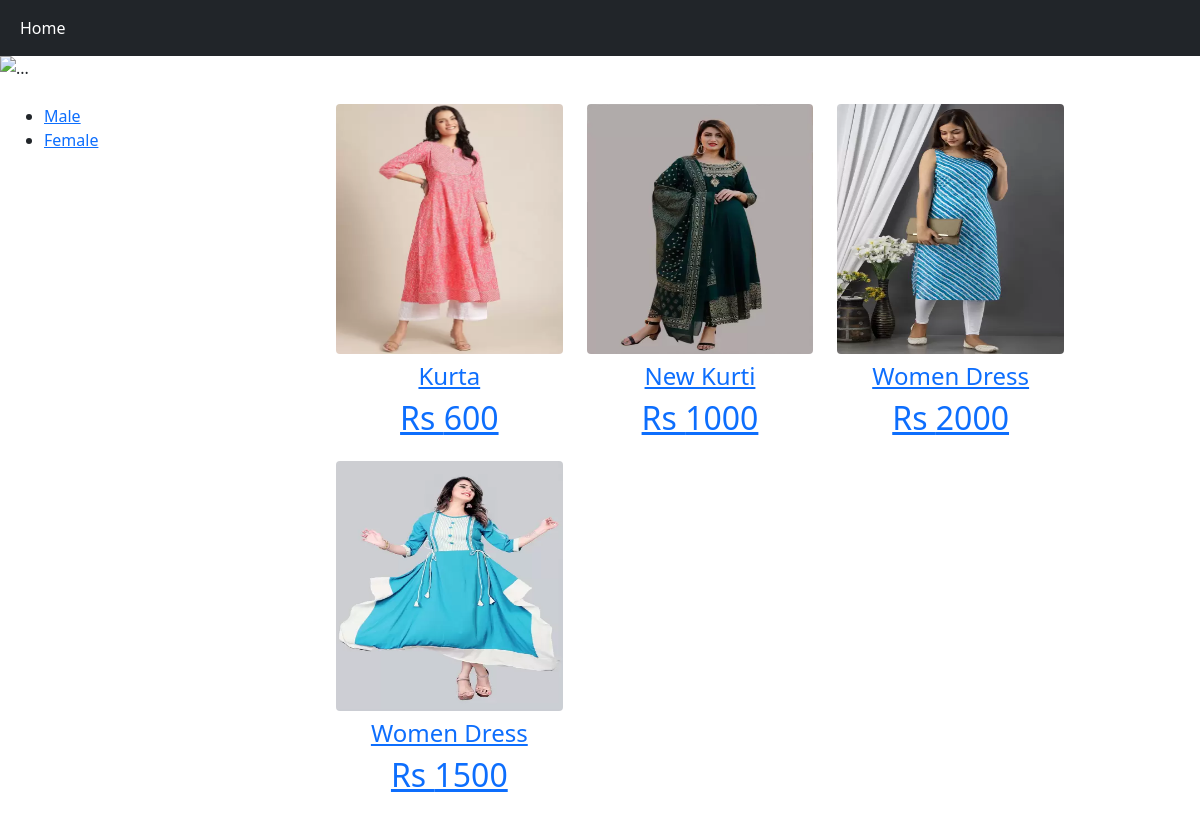
/ecommerce/product.php?id=2, run on the app's committed database.
### tables this page shows
CREATE TABLE `category` (
  `id` int(11) NOT NULL,
  `cat_name` varchar(255) NOT NULL
);

CREATE TABLE `products` (
  `id` int(11) NOT NULL,
  `cat_id` int(11) NOT NULL,
  `product_name` varchar(255) NOT NULL,
  `image` varchar(255) NOT NULL,
  `price` int(11) NOT NULL
);

### ecommerce/product.php (the view, shortened to what this page needs)
<!doctype html>
<html lang="en">
  <head>
    <link href="https://cdn.jsdelivr.net/npm/bootstrap@5.1.3/dist/css/bootstrap.min.css" rel="stylesheet">
  </head>
  <body>
  </body>
  <nav class="navbar navbar-expand-lg navbar-dark bg-dark">
    <div class="container-fluid">
      <div class="collapse navbar-collapse" id="navbarSupportedContent">
        <ul class="navbar-nav me-auto mb-2 mb-lg-0">
          <li class="nav-item">
            <a class="nav-link active" aria-current="page" href="index.html">Home</a>
          </li>
        </ul>
      </div>
    </div>
  </nav>
  <div id="carouselExampleSlidesOnly" class="carousel slide" data-bs-ride="carousel">
    <div class="carousel-inner">
      <div class="carousel-item active">
        <img src="assets/images/banner.webp" class="d-block w-100" alt="...">
      </div>
    </div>
  </div>
   <br>
  <section>
<div class="container-fluid">
<div class="row">
<div class="col-lg-3 col-sm-12 col-md-3">
<ul>
<?php
            include 'admin/dbcon.php';
 $query=mysqli_query($con,"select * from category ");
 while($data=mysqli_fetch_assoc($query))
 {
    ?>
<li><a href="product.php?id=<?php echo $data['id'] ?>"><?php echo $data['cat_name'] ?></a></li>
<?php
 }
 ?>
</ul>
</div>
<div class="col-lg-8 col-sm-12 col-md-8">
<div class="container-fluid">
<div class="row">
<?php
            include 'admin/dbcon.php';
if(isset($_GET['id']))
{
  $id=$_GET['id'];
 $queryold=mysqli_query($con,"select * from products where cat_id = $id ");
 while($datap=mysqli_fetch_assoc($queryold))
 {
    ?>
<div class="col-lg-4 col-sm-12 col-md-6">
<figure class="figure">
   <a href="register.php?id=<?php echo $datap['id'];?>"> <img src="admin/product/<?php echo $datap['image']  ?>" style="height:250px; width:250px;" class="figure-img img-fluid rounded" alt="...">
   <h4 align="center"><?php echo $datap['product_name']  ?></h4>   <h2 align="center">Rs <?php echo $datap['price']  ?></h2></a>
  </figure>
</div>
<?php
 }
}
 ?>
</div>
</div>
</div>
</div>
</div>
</section>
 <br />
 <br />
 <br />
</html>

### data on the page
category: cat_name "Male"
category: cat_name "Female"
products: image (picture), product_name "Kurta", price "600"
products: image (picture), product_name "New Kurti", price "1000"
products: image (picture), product_name "Women Dress", price "2000"
products: image (picture), product_name "Women Dress", price "1500"
